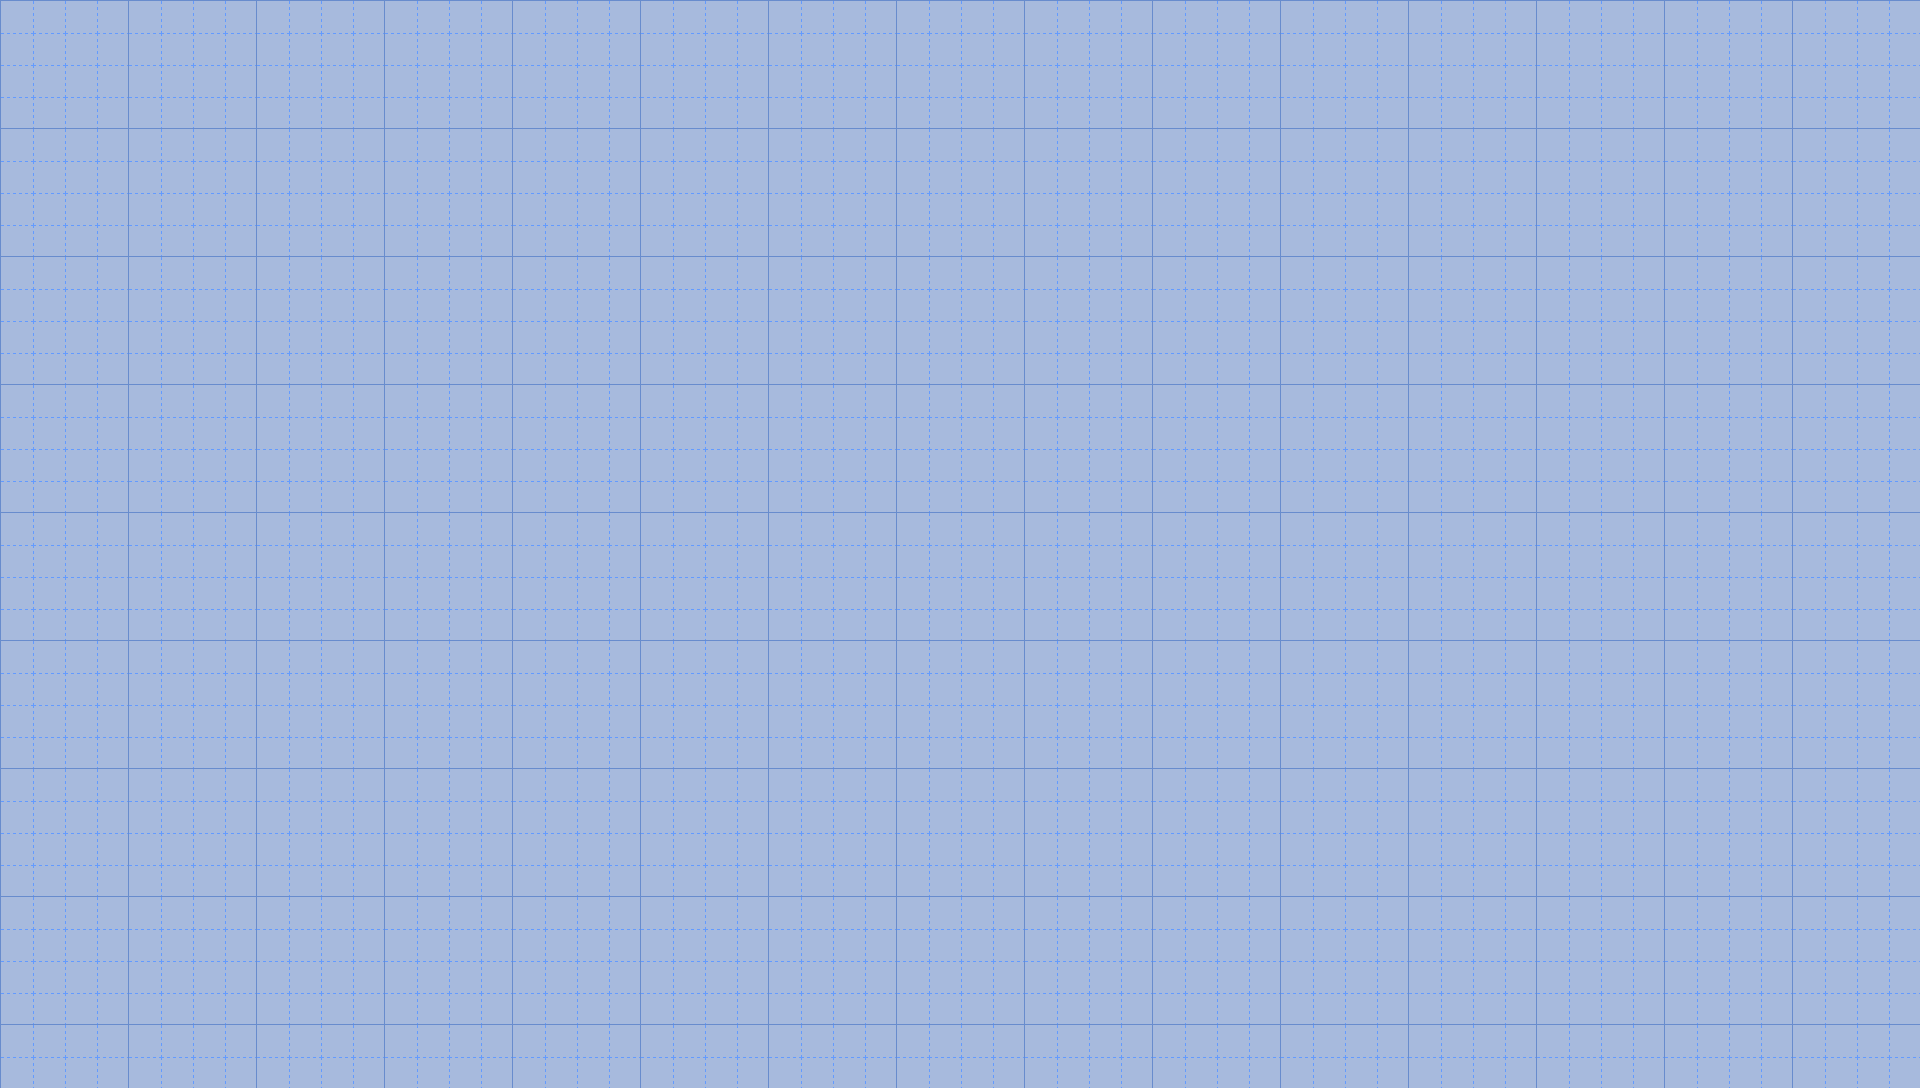

A level layout from a 2D game, rendered from its tile map. Below: a short description, then the map file with its tile-grid data intact:
An orthogonal 60x34 tile map with 32x32 px tiles, 1 tile layer (Camada de Blocos 1).

<map version="1.10" tiledversion="1.11.2" orientation="orthogonal" renderorder="right-down" width="60" height="34" tilewidth="32" tileheight="32" infinite="0" nextlayerid="2" nextobjectid="1">
 <tileset firstgid="1" source="blueprint.tsx" />
 <layer id="1" name="Camada de Blocos 1" width="60" height="34">
  <data encoding="csv">
1,2,3,4,1,2,3,4,1,2,3,4,1,2,3,4,1,2,3,4,1,2,3,4,1,2,3,4,1,2,3,4,1,2,3,4,1,2,3,4,1,2,3,4,1,2,3,4,1,2,3,4,1,2,3,4,1,2,3,4,
5,6,7,8,5,6,7,8,5,6,7,8,5,6,7,8,5,6,7,8,5,6,7,8,5,6,7,8,5,6,7,8,5,6,7,8,5,6,7,8,5,6,7,8,5,6,7,8,5,6,7,8,5,6,7,8,5,6,7,8,
9,10,11,12,9,10,11,12,9,10,11,12,9,10,11,12,9,10,11,12,9,10,11,12,9,10,11,12,9,10,11,12,9,10,11,12,9,10,11,12,9,10,11,12,9,10,11,12,9,10,11,12,9,10,11,12,9,10,11,12,
13,14,15,16,13,14,15,16,13,14,15,16,13,14,15,16,13,14,15,16,13,14,15,16,13,14,15,16,13,14,15,16,13,14,15,16,13,14,15,16,13,14,15,16,13,14,15,16,13,14,15,16,13,14,15,16,13,14,15,16,
1,2,3,4,1,2,3,4,1,2,3,4,1,2,3,4,1,2,3,4,1,2,3,4,1,2,3,4,1,2,3,4,1,2,3,4,1,2,3,4,1,2,3,4,1,2,3,4,1,2,3,4,1,2,3,4,1,2,3,4,
5,6,7,8,5,6,7,8,5,6,7,8,5,6,7,8,5,6,7,8,5,6,7,8,5,6,7,8,5,6,7,8,5,6,7,8,5,6,7,8,5,6,7,8,5,6,7,8,5,6,7,8,5,6,7,8,5,6,7,8,
9,10,11,12,9,10,11,12,9,10,11,12,9,10,11,12,9,10,11,12,9,10,11,12,9,10,11,12,9,10,11,12,9,10,11,12,9,10,11,12,9,10,11,12,9,10,11,12,9,10,11,12,9,10,11,12,9,10,11,12,
13,14,15,16,13,14,15,16,13,14,15,16,13,14,15,16,13,14,15,16,13,14,15,16,13,14,15,16,13,14,15,16,13,14,15,16,13,14,15,16,13,14,15,16,13,14,15,16,13,14,15,16,13,14,15,16,13,14,15,16,
1,2,3,4,1,2,3,4,1,2,3,4,1,2,3,4,1,2,3,4,1,2,3,4,1,2,3,4,1,2,3,4,1,2,3,4,1,2,3,4,1,2,3,4,1,2,3,4,1,2,3,4,1,2,3,4,1,2,3,4,
5,6,7,8,5,6,7,8,5,6,7,8,5,6,7,8,5,6,7,8,5,6,7,8,5,6,7,8,5,6,7,8,5,6,7,8,5,6,7,8,5,6,7,8,5,6,7,8,5,6,7,8,5,6,7,8,5,6,7,8,
9,10,11,12,9,10,11,12,9,10,11,12,9,10,11,12,9,10,11,12,9,10,11,12,9,10,11,12,9,10,11,12,9,10,11,12,9,10,11,12,9,10,11,12,9,10,11,12,9,10,11,12,9,10,11,12,9,10,11,12,
13,14,15,16,13,14,15,16,13,14,15,16,13,14,15,16,13,14,15,16,13,14,15,16,13,14,15,16,13,14,15,16,13,14,15,16,13,14,15,16,13,14,15,16,13,14,15,16,13,14,15,16,13,14,15,16,13,14,15,16,
1,2,3,4,1,2,3,4,1,2,3,4,1,2,3,4,1,2,3,4,1,2,3,4,1,2,3,4,1,2,3,4,1,2,3,4,1,2,3,4,1,2,3,4,1,2,3,4,1,2,3,4,1,2,3,4,1,2,3,4,
5,6,7,8,5,6,7,8,5,6,7,8,5,6,7,8,5,6,7,8,5,6,7,8,5,6,7,8,5,6,7,8,5,6,7,8,5,6,7,8,5,6,7,8,5,6,7,8,5,6,7,8,5,6,7,8,5,6,7,8,
9,10,11,12,9,10,11,12,9,10,11,12,9,10,11,12,9,10,11,12,9,10,11,12,9,10,11,12,9,10,11,12,9,10,11,12,9,10,11,12,9,10,11,12,9,10,11,12,9,10,11,12,9,10,11,12,9,10,11,12,
13,14,15,16,13,14,15,16,13,14,15,16,13,14,15,16,13,14,15,16,13,14,15,16,13,14,15,16,13,14,15,16,13,14,15,16,13,14,15,16,13,14,15,16,13,14,15,16,13,14,15,16,13,14,15,16,13,14,15,16,
1,2,3,4,1,2,3,4,1,2,3,4,1,2,3,4,1,2,3,4,1,2,3,4,1,2,3,4,1,2,3,4,1,2,3,4,1,2,3,4,1,2,3,4,1,2,3,4,1,2,3,4,1,2,3,4,1,2,3,4,
5,6,7,8,5,6,7,8,5,6,7,8,5,6,7,8,5,6,7,8,5,6,7,8,5,6,7,8,5,6,7,8,5,6,7,8,5,6,7,8,5,6,7,8,5,6,7,8,5,6,7,8,5,6,7,8,5,6,7,8,
9,10,11,12,9,10,11,12,9,10,11,12,9,10,11,12,9,10,11,12,9,10,11,12,9,10,11,12,9,10,11,12,9,10,11,12,9,10,11,12,9,10,11,12,9,10,11,12,9,10,11,12,9,10,11,12,9,10,11,12,
13,14,15,16,13,14,15,16,13,14,15,16,13,14,15,16,13,14,15,16,13,14,15,16,13,14,15,16,13,14,15,16,13,14,15,16,13,14,15,16,13,14,15,16,13,14,15,16,13,14,15,16,13,14,15,16,13,14,15,16,
1,2,3,4,1,2,3,4,1,2,3,4,1,2,3,4,1,2,3,4,1,2,3,4,1,2,3,4,1,2,3,4,1,2,3,4,1,2,3,4,1,2,3,4,1,2,3,4,1,2,3,4,1,2,3,4,1,2,3,4,
5,6,7,8,5,6,7,8,5,6,7,8,5,6,7,8,5,6,7,8,5,6,7,8,5,6,7,8,5,6,7,8,5,6,7,8,5,6,7,8,5,6,7,8,5,6,7,8,5,6,7,8,5,6,7,8,5,6,7,8,
9,10,11,12,9,10,11,12,9,10,11,12,9,10,11,12,9,10,11,12,9,10,11,12,9,10,11,12,9,10,11,12,9,10,11,12,9,10,11,12,9,10,11,12,9,10,11,12,9,10,11,12,9,10,11,12,9,10,11,12,
13,14,15,16,13,14,15,16,13,14,15,16,13,14,15,16,13,14,15,16,13,14,15,16,13,14,15,16,13,14,15,16,13,14,15,16,13,14,15,16,13,14,15,16,13,14,15,16,13,14,15,16,13,14,15,16,13,14,15,16,
1,2,3,4,1,2,3,4,1,2,3,4,1,2,3,4,1,2,3,4,1,2,3,4,1,2,3,4,1,2,3,4,1,2,3,4,1,2,3,4,1,2,3,4,1,2,3,4,1,2,3,4,1,2,3,4,1,2,3,4,
5,6,7,8,5,6,7,8,5,6,7,8,5,6,7,8,5,6,7,8,5,6,7,8,5,6,7,8,5,6,7,8,5,6,7,8,5,6,7,8,5,6,7,8,5,6,7,8,5,6,7,8,5,6,7,8,5,6,7,8,
9,10,11,12,9,10,11,12,9,10,11,12,9,10,11,12,9,10,11,12,9,10,11,12,9,10,11,12,9,10,11,12,9,10,11,12,9,10,11,12,9,10,11,12,9,10,11,12,9,10,11,12,9,10,11,12,9,10,11,12,
13,14,15,16,13,14,15,16,13,14,15,16,13,14,15,16,13,14,15,16,13,14,15,16,13,14,15,16,13,14,15,16,13,14,15,16,13,14,15,16,13,14,15,16,13,14,15,16,13,14,15,16,13,14,15,16,13,14,15,16,
1,2,3,4,1,2,3,4,1,2,3,4,1,2,3,4,1,2,3,4,1,2,3,4,1,2,3,4,1,2,3,4,1,2,3,4,1,2,3,4,1,2,3,4,1,2,3,4,1,2,3,4,1,2,3,4,1,2,3,4,
5,6,7,8,5,6,7,8,5,6,7,8,5,6,7,8,5,6,7,8,5,6,7,8,5,6,7,8,5,6,7,8,5,6,7,8,5,6,7,8,5,6,7,8,5,6,7,8,5,6,7,8,5,6,7,8,5,6,7,8,
9,10,11,12,9,10,11,12,9,10,11,12,9,10,11,12,9,10,11,12,9,10,11,12,9,10,11,12,9,10,11,12,9,10,11,12,9,10,11,12,9,10,11,12,9,10,11,12,9,10,11,12,9,10,11,12,9,10,11,12,
13,14,15,16,13,14,15,16,13,14,15,16,13,14,15,16,13,14,15,16,13,14,15,16,13,14,15,16,13,14,15,16,13,14,15,16,13,14,15,16,13,14,15,16,13,14,15,16,13,14,15,16,13,14,15,16,13,14,15,16,
1,2,3,4,1,2,3,4,1,2,3,4,1,2,3,4,1,2,3,4,1,2,3,4,1,2,3,4,1,2,3,4,1,2,3,4,1,2,3,4,1,2,3,4,1,2,3,4,1,2,3,4,1,2,3,4,1,2,3,4,
5,6,7,8,5,6,7,8,5,6,7,8,5,6,7,8,5,6,7,8,5,6,7,8,5,6,7,8,5,6,7,8,5,6,7,8,5,6,7,8,5,6,7,8,5,6,7,8,5,6,7,8,5,6,7,8,5,6,7,8
</data>
 </layer>
</map>
